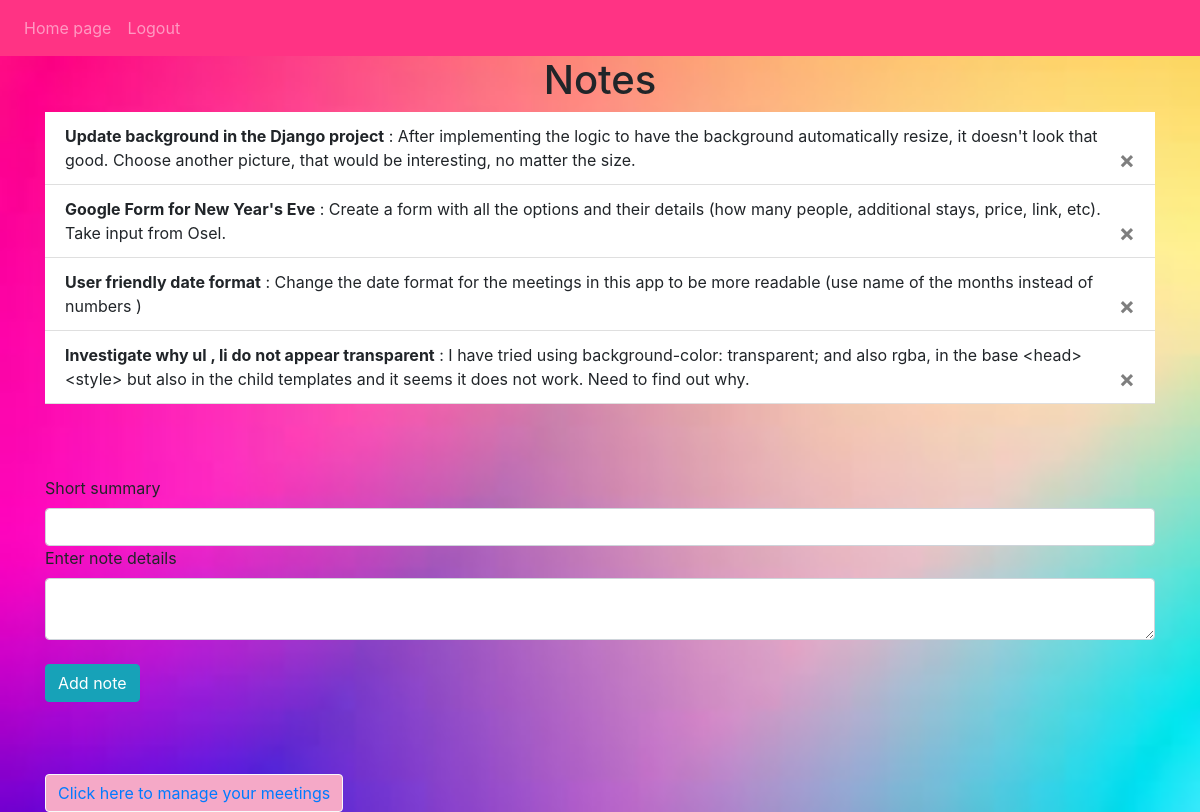
Screenshot of / (signed in) with the database file from the repository.
### planner/models.py (models this page shows)
class Note(db.Model):
    id = db.Column(db.Integer, primary_key=True)
    summary = db.Column(db.String(50))
    data = db.Column(db.String(1000))
    date_created = db.Column(db.DateTime(timezone=True), default=func.now())
    user_id = db.Column(db.Integer, db.ForeignKey("user.id"))

### planner/views.py (the view, shortened to what this page needs)
@views.route("/", methods=["GET", "POST"])
@login_required
def index():
    return render_template("home.html", user=current_user)

### planner/__init__.py (called while the page is built)
def create_app():
    app = Flask(__name__)
    app.config["SECRET_KEY"] = "abcd1234efgh5678"
    app.config["SQLALCHEMY_DATABASE_URI"] = f"sqlite:///{DB_NAME}"
    db.init_app(app)
    from .auth import auth
    from .views import views
    app.register_blueprint(views, url_prefix="/")
    app.register_blueprint(auth, url_prefix="/")
    from .models import Meeting, Note, User
    with app.app_context():
        if not path.exists(f"instance/{DB_NAME}"):
            db.create_all()
            print("Created Database!")
    login_manager = LoginManager()
    login_manager.login_view = "auth.login"
    login_manager.init_app(app)
    @login_manager.user_loader
    def load_user(id):
        return User.query.get(int(id))
    return app

### planner/templates/home.html (shortened to what this page needs)
{% extends "base.html" %}
{% block content %}
<h1 align="center">Notes</h1>
<ul class="list-group list-group-flush" id="notes">
    {% for note in user.notes %}
    <li class="list-group-item"><b>{{ note.summary }}</b> : {{ note.data }}
    <button type="button"
            class="close"
            onClick="deleteNote({{ note.id }})">
        <span aria-hidden="true">&times;</span>
    </button>
    </li>
    {% endfor %}
</ul>
<br><br><br>
<form method="POST">
    <label for="summary">Short summary</label>
    <input type="text" class="form-control" id="summary" name="summary"/>
    <label for="data">Enter note details</label>
    <textarea name="data" id="data" class="form-control"></textarea>
    <br>
    <button type="submit" class="btn btn-info">Add note</button>
</form>
<br><br><br>
<button type="button" class="btn btn-light" style="background-color: #F5A9C7;">
    <a href="/meetings">Click here to manage your meetings</a>
</button>
{% endblock %}

### planner/templates/base.html (shortened to what this page needs)
<!DOCTYPE html>
<html lang="en">
<head>
    <link
      rel="stylesheet"
      href="https://stackpath.bootstrapcdn.com/bootstrap/4.4.1/css/bootstrap.min.css"
    />
    <link
      rel="stylesheet"
      href="https://stackpath.bootstrapcdn.com/font-awesome/4.7.0/css/font-awesome.min.css"
    />
</head>
<body>
    <nav class="navbar navbar-expand-lg navbar-dark" style="background-color: #FF3384;">
      <div class="collapse navbar-collapse" id="navbar">
            <div class="navbar-nav">
                {% if user.is_authenticated %}
                <a class="nav-item nav-link" id="home" href="/">Home page</a>
                <a class="nav-item nav-link" id="logout" href="/logout">Logout</a>
                {% else %}
                <a class="nav-item nav-link" id="login" href="/login">Login</a>
                <a class="nav-item nav-link" id="signUp" href="/sign-up">Sign Up</a>
                {% endif %}
            </div>
        </div>
    </nav>
    <div class="container">{% block content %} {% endblock %}</div>
</body>
</html>

### planner/templates/base.html (style rules this page uses)
body { background-image: url('static/background.jpeg'); background-size: cover; }
ul, li { background-color: transparent; }

### rows the page displays
Note: summary "Update background in the Django project", data "After implementing the logic to have the background automatically resize, it doesn't look that good. Choose another picture, that would be interesting, no matter the size."
Note: summary "Google Form for New Year's Eve", data "Create a form with all the options and their details (how many people, additional stays, price, link, etc). Take input from Osel."
Note: summary "User friendly date format", data "Change the date format for the meetings in this app to be more readable (use name of the months instead of numbers )"
Note: summary "Investigate why ul , li do not appear transparent", data "I have tried using background-color: transparent; and also rgba, in the base <head><style> but also in the child templates and it seems it does not work. Need to find out why."
